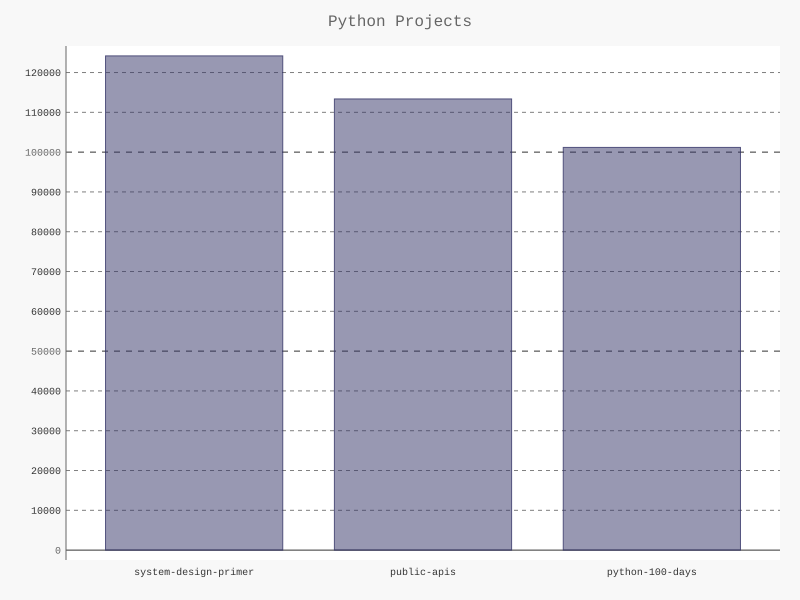

Write the Python code that produced this figure.
import pygal
from pygal.style import LightColorizedStyle as LCS, LightenStyle as LS

my_style = LS('#333366', base_style=LCS)
chart = pygal.Bar(style=my_style, x_label_ratation=45, show_legend=False)

chart.title = 'Python Projects'
chart.x_labels = ['system-design-primer', 'public-apis', 'python-100-days']

plot_dicts = [
    {'value': 124_182, 'label': 'Description of system-design-primer.'},
    {'value': 113_365, 'label': 'Description of public-apis.'},
    {'value': 101_186, 'label': 'Description of python-100-days.'},
    ]

chart.add('', plot_dicts)
chart.render_to_file('Estudos/PYTHON/Python-Estudos/bar_descriptions.svg')
